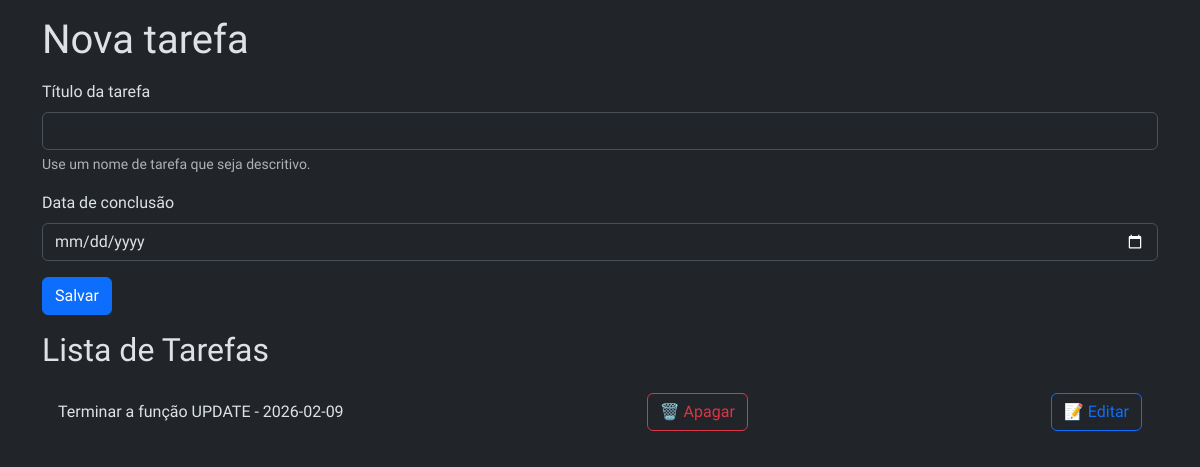
Page /agenda on the earlier database version.
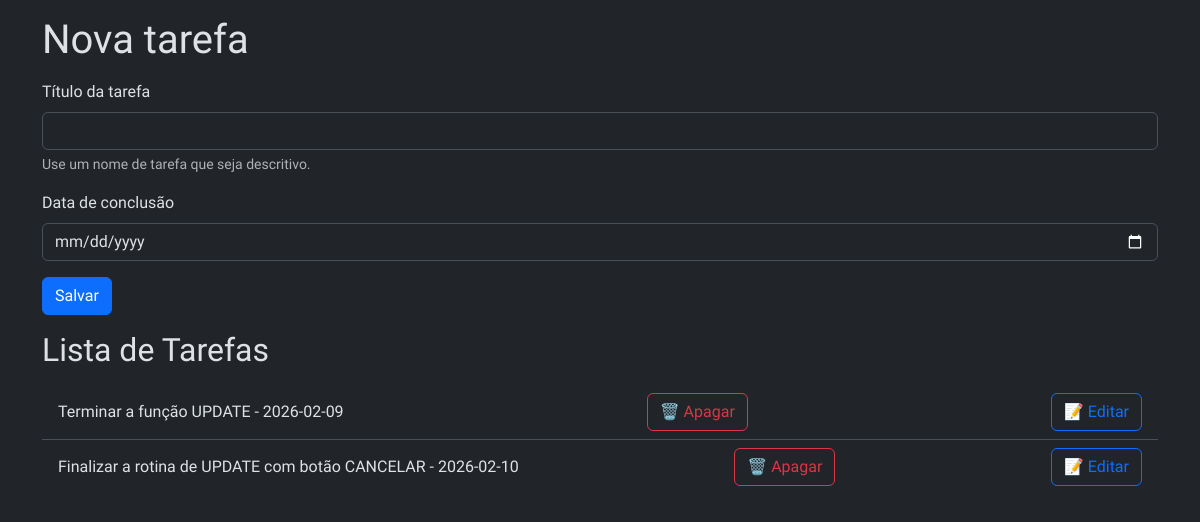
Same page on the later database version.
### tables this page shows
CREATE TABLE tarefas (
        id INTEGER PRIMARY KEY AUTOINCREMENT,
        titulo_tarefa TEXT NOT NULL,
        data_conclusao TEXT);

### app.py (the view)
@app.route('/agenda', methods=['GET', 'POST'])
def agenda():
    tarefas = None
    if request.method == 'POST':
        titulo_tarefa = request.form['titulo-tarefa']
        data_conclusao = request.form['data-conclusao']
        tarefa = Tarefa(titulo_tarefa, data_conclusao)
        tarefa.salvar_tarefa()
    tarefas = Tarefa.obter_tarefas()
    return render_template('agenda.html', titulo='Nova tarefa', tarefas=tarefas)

### models/database.py (called while the page is built)
    def buscar_tudo(self, query: str, params: tuple = ()) -> list[Any]:
        self.cursor.execute(query, params)
        return self.cursor.fetchall()

    def close(self) -> None:
        self.connection.close()

    def __enter__(self) -> Self:
        return self

    def __exit__(
            self,
            exc_type: Optional[Type[BaseException]],
            exc_value: Optional[BaseException],
            tb: Optional[TracebackType]) -> None:
        if exc_type is not None:
            print('Exceção capturada no contexto:')
            print(f'Tipo: {exc_type.__name__}')
            print(f'Mensagem: {exc_value}')
            print('Traceback completo:')
            traceback.print_tb(tb)
        self.close()

### models/tarefa.py (called while the page is built)
    @classmethod
    def obter_tarefas(cls) -> list[Self]:
        with Database('./data/tarefas.sqlite3') as db:
            query: str = 'SELECT titulo_tarefa, data_conclusao, id FROM tarefas;'
            resultados: list[Any] = db.buscar_tudo(query)
            tarefas: list[Self] = [cls(titulo, data, id) for titulo, data, id in resultados]
            return tarefas

### templates/agenda.html (shortened to what this page needs)
{% extends "base.html" %}
{% block content %}
    <form class="mt-3" method="POST">
        <div class="mb-3">
            <label for="titulo-tarefa" class="form-label">Título da tarefa</label>
            <input type="text" class="form-control" name="titulo-tarefa" id="titulo-tarefa"
                aria-describedby="ajudaNomeTarefa" value="{{ tarefa_selecionada.titulo_tarefa if tarefa_selecionada else '' }}" required>
            <div id="ajudaNomeTarefa" class="form-text">Use um nome de tarefa que seja descritivo.</div>
        </div>
        <div class="mb-3">
            <label for="data-conclusao" class="form-label">Data de conclusão</label>
            <input type="date" class="form-control" name="data-conclusao" id="data-conclusao" value="{{ tarefa_selecionada.data_conclusao if tarefa_selecionada else '' }}">
        </div>
        <button type="submit" class="btn btn-primary">Salvar</button>
    </form>
    <h2 class="my-3">Lista de Tarefas</h2>
    {% if tarefas %}
        <ul class="list-group list-group-flush">
            {% for tarefa in tarefas %}
                <li class="list-group-item d-flex justify-content-between align-items-center">{{ tarefa.titulo_tarefa }} - {{ tarefa.data_conclusao }}
                    <a href="{{ url_for('delete', idTarefa=tarefa.id_tarefa) }}" class="btn btn-outline-danger">🗑️ Apagar</a>
                    <a href="{{ url_for('update', idTarefa=tarefa.id_tarefa) }}" class="btn btn-outline-primary">📝 Editar</a>
                </li>
            {% endfor %}
        </ul>
    {% else %}
        <p>Nenhuma tarefa cadastrada</p>
    {% endif %}
{% endblock %}

Differences in the rows shown:
added tarefas: titulo_tarefa "Finalizar a rotina de UPDATE com botão CANCELAR", data_conclusao "2026-02-10"
